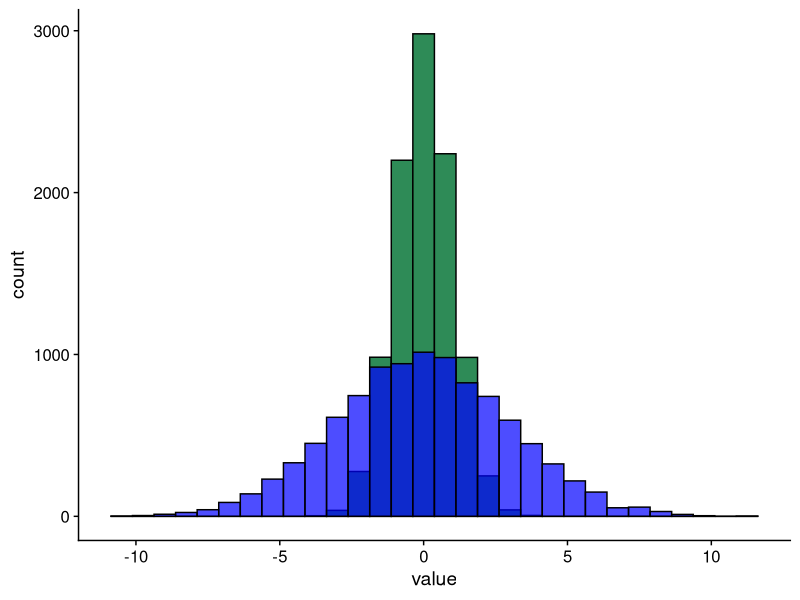
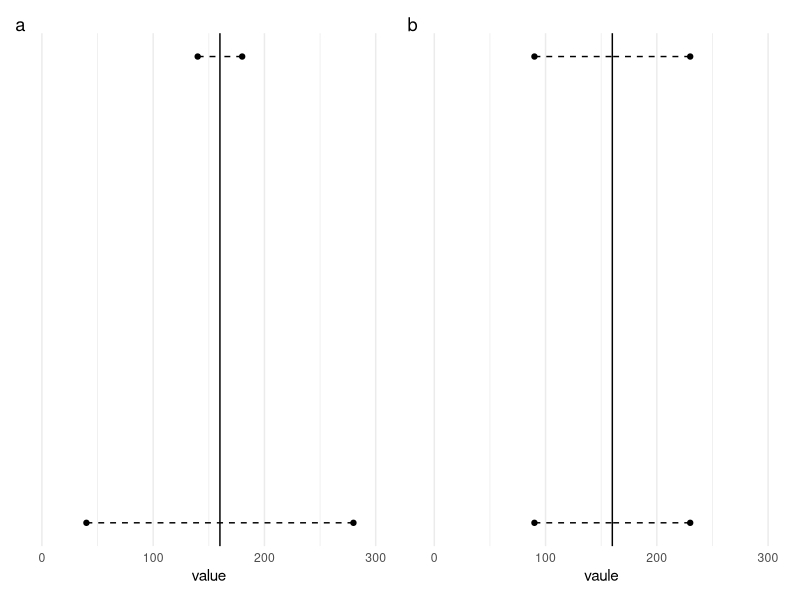

Reproduce these figures in R, in order. (Note: this script raises an error after producing the figures.)
## ---- chunk 1
#| echo: false
#| message: false
require(tidyverse)
require(cowplot)
require(patchwork)
knitr::opts_knit$set(eval.after = "fig.cap")
## ---- chunk 2
#| echo: false 
#| warning: false
#| label: fig-hist-width
#| fig.align: center
#| fig-cap: |
#|  Histogram of two distributions with equal means but different spreads. 
#|  *N = 10,000* in each case.

set.seed(123)
dist_narrow <- rnorm(10000, mean = 0, sd = 1)
dist_wide <- rnorm(10000, mean = 0, sd = 3)
tibble::tibble(
  narrrow = dist_narrow,
  wide = dist_wide
) |>
  tidyr::pivot_longer(1:2) |>
  ggplot2::ggplot(aes(
    x = value,
    # group = name,
    fill = name,
    alpha = name
  )) +
  geom_histogram(color = "black", position = "identity") +
  scale_alpha_manual(values = c(1, 0.7), guide = "none") +
  scale_fill_manual(values = c("seagreen", "blue"), guide = "none") +
  theme_cowplot() + 
  NULL
## ---- chunk 3
d <- c(94, 96, 299)
tibble::tibble(Value = d)  |>
  dplyr::mutate(Mean = mean(Value)) |>
  dplyr::mutate(Deviation = Mean - Value) |>
  knitr::kable(format = "html")
## ---- chunk 4
adder <- paste0(mean(d) - d, collapse = " + ")
glue::glue("({adder}) ÷ 3 = {mean(mean(d) - d)}") |> cat()
## ---- chunk 5
d <- c(94, 96, 299)
tibble::tibble(Value = d)  |>
  dplyr::mutate(Mean = mean(Value)) |>
  dplyr::mutate(Deviation = Mean - Value) |>
  dplyr::mutate(`Squared Deviation` = Deviation * Deviation) |>
  knitr::kable(format = "html")
## ---- chunk 6
adder <- paste0((mean(d) - d)^2, collapse = " + ")
glue::glue("({adder}) ÷ 3 = {round(mean((mean(d) - d)^2),2)}") |> cat()
## ---- chunk 7
#| width: 8
#| height: 10
d1 <-  c(90, 90, 230, 230)
d2 <- c(40, 140, 180, 280)

d1_mean <- mean(d1)
d2_mean <- mean(d2)



d1 <- tibble::tibble(
  x = d1,
  y = c(1, 2, 1, 2)
)

d2 <- tibble::tibble(
  x = d2,
  y = c(1, 2, 2, 1)
)


p1 <- ggplot(d1) +
  geom_point(aes(x = x, y = y)) +
  geom_vline(xintercept = d1_mean, linetype = 1) +
  labs(x = "vaule", y = NULL) +
  scale_y_continuous(breaks = NULL) +
  scale_x_continuous(breaks = seq(1, 10, 1)) +
  geom_segment(aes(x = x, y = y, yend = y, xend = d1_mean), linetype = 2) +
  cowplot::theme_cowplot() +
  theme_minimal() +
  xlim(0, 300) +
  NULL


p2 <- ggplot(d2) +
  geom_point(aes(x = x, y = y)) +
  geom_vline(xintercept = d2_mean, linetype = 1) +
  labs(x = "value", y = NULL) +
  scale_y_continuous(breaks = NULL) +
  scale_x_continuous(breaks = seq(1, 10, 1)) +
  geom_segment(aes(x = x, y = y, yend = y, xend = d2_mean), linetype = 2) +
  theme_minimal() +
  xlim(0, 300) +
  NULL

final_plot <- p2 + p1 + plot_annotation(tag_levels = "a")

ggsave(final_plot, file = here::here("images","final_plot.png"), width = 10, height = 3)

## ---- chunk 8
knitr::include_graphics(here::here("images","final_plot.png"))
## ---- chunk 9
d2 |> 
  dplyr::mutate(value = x, 
  mean = mean(x), 
  deviation = mean - x, 
  `absolute deviation` = abs(deviation),
  `squared deviation` = deviation^2)  -> d2_table

  d2_table |>
  dplyr::select(3:5) |>
  knitr::kable(align = c("l", "l")) |>
  kableExtra::kable_styling(full_width = TRUE, bootstrap_options = "striped")
## ---- chunk 10
d1 |> 
  dplyr::mutate(value = x, 
  mean = mean(x), 
  deviation = mean - x, 
  `absolute deviation` = abs(deviation),
  `squared deviation` = deviation^2)  -> d1_table

  d1_table |>
  dplyr::select(3:5) |>
  knitr::kable(align = c("l", "l")) |>
  kableExtra::kable_styling(full_width = TRUE, bootstrap_options = "striped")
